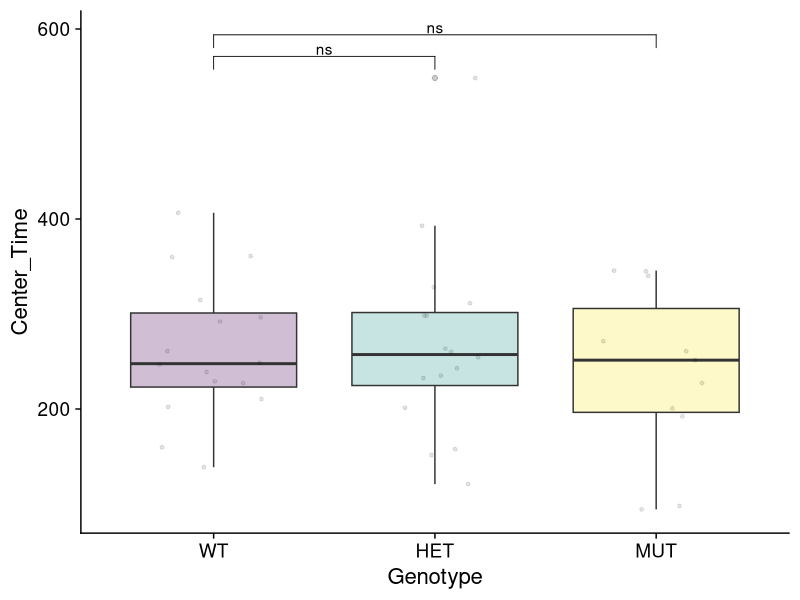
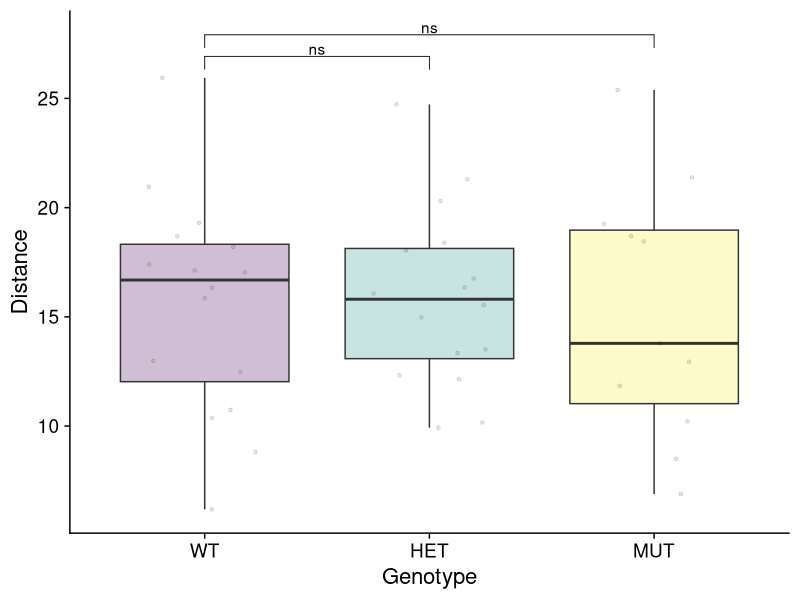
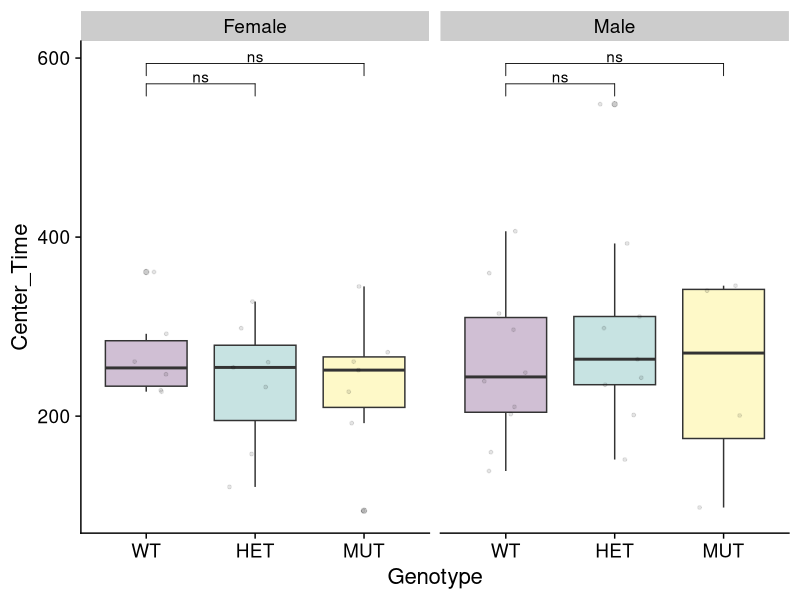
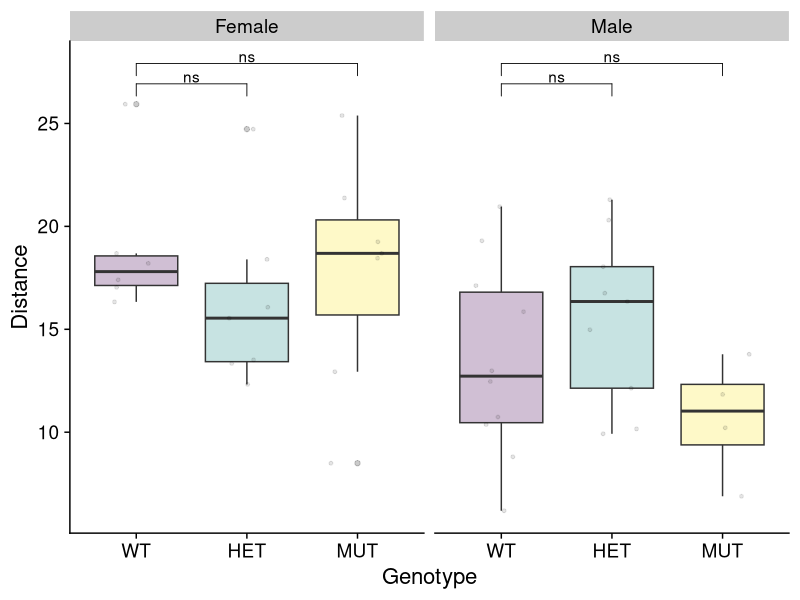
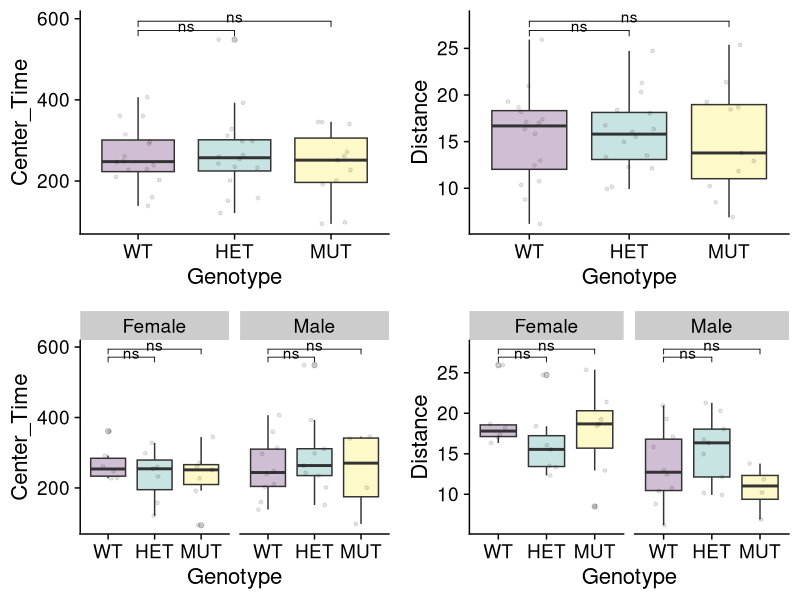

Generate these figures, in order, with R:

library(ggplot2)
library(rlang)
library(cowplot)
library(ggpubr)
library(viridis)
library(tidyr)
library(dplyr)
library(tidyverse)

setwd("Documents/slcspontaneous/SLC_Spontaneous_Rproj/")
data<-read.csv("SLC_Spontaneous_Open_Field_Analysis.csv", header=TRUE)


generate_boxplots <- function(input_data, X, Y, min,max){
  data<-as.data.frame(input_data)
  #Ensure correct ordering of levels 
  data$Genotype <- factor(data$Genotype, levels = c("WT", "HET", "MUT"))
  
  ggplot(data=data,aes(x={{X}},y={{Y}}, fill={{X}})) + 
    #geom_violin(alpha=0.25,position=position_dodge(width=.75),size=1,color="black",draw_quantiles=c(0.5))+
    geom_boxplot(alpha=0.25)+
    scale_fill_viridis_d()+
    geom_point(size=1,position=position_jitter(width=0.25),alpha=0.1)+
    theme_cowplot(16) +
    #ylim(min,max)+
    #facet_grid(~Sex)+    
    theme(legend.position = "none")
  
}

a<-generate_boxplots(data, Genotype, Center_Time,0,550)+
                    stat_compare_means(comparisons = list(c("WT", "HET"), 
                    c("WT","MUT")),method="wilcox", vjust=0.3,label="p.signif",step.increase=0.05)
a
b<-generate_boxplots(data, Genotype, Distance,0,26)+
  stat_compare_means(comparisons = list(c("WT", "HET"), 
                                        c("WT","MUT")),method="wilcox", vjust=0.3,label="p.signif",step.increase=0.05)
b

##aggregate Plots




## Stratify by Sex


c<-generate_boxplots(data, Genotype, Center_Time,0,550)+
  stat_compare_means(comparisons = list(c("WT", "HET"), 
                                        c("WT","MUT")),method="wilcox", vjust=0.3,label="p.signif",step.increase=0.05)+
                                        facet_grid(~Sex)
c

d<-generate_boxplots(data, Genotype, Distance,0,26)+
  stat_compare_means(comparisons = list(c("WT", "HET"), 
                                        c("WT","MUT")),method="wilcox", vjust=0.3,label="p.signif",step.increase=0.05)+
                                     facet_grid(~Sex)
d

plot_grid(a,b,c,d)

#Center_Time
# Add parametric and non-parametric stats to README.md
# WT vs MUT
data<-read.csv("SLC_Spontaneous_Open_Field_Analysis.csv", header=TRUE)
data <- data %>% filter(Genotype!="HET")
t.test(Center_Time~Genotype,data)
wilcox.test(Center_Time~Genotype,data)

data<-read.csv("SLC_Spontaneous_Open_Field_Analysis.csv", header=TRUE)

# WT vs HET
data <- data %>% filter(Genotype!="MUT")
t.test(Center_Time~Genotype,data)
wilcox.test(Center_Time~Genotype,data)

#Distance
# Add parametric and non-parametric stats to README.md
# WT vs MUT
data<-read.csv("SLC_Spontaneous_Open_Field_Analysis.csv", header=TRUE)
data <- data %>% filter(Genotype!="HET")
t.test(Distance~Genotype,data)
wilcox.test(Distance~Genotype,data)

data<-read.csv("SLC_Spontaneous_Open_Field_Analysis.csv", header=TRUE)

# WT vs HET
data <- data %>% filter(Genotype!="MUT")
t.test(Distance~Genotype,data)
wilcox.test(Distance~Genotype,data)



